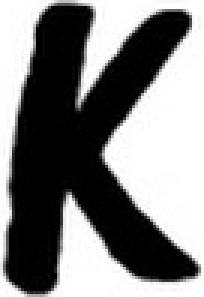
#> input picture Capstone22/e/e/77.png, 68 x 99 px (shown 3 times larger)
$ python imagetotext.py
#> lines starting #> are read from the running program, lines starting #| are printed output that depends on the picture; after the words box and inside, x2 and y2 are one past the last pixel; in counts of white or black regions, pixels touching at a corner belong together
import cv2
import pytesseract

pytesseract.pytesseract.tesseract_cmd = r'/usr/local/Cellar/tesseract/4.1.1/bin/tesseract'

# Grayscale, Gaussian blur, Otsu's threshold
image = cv2.imread('77.png')
#> image is the input picture: shape (99, 68, 3); min 0, max 255, mean 127.3
gray = cv2.cvtColor(image, cv2.COLOR_BGR2GRAY)
blur = cv2.GaussianBlur(gray, (3,3), 0)
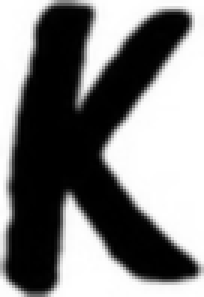
#> blur: shape (99, 68) (shown 3 times larger); min 0, max 255, mean 127.2
thresh = cv2.threshold(blur, 0, 255, cv2.THRESH_BINARY_INV + cv2.THRESH_OTSU)[1]
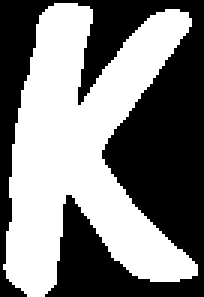
#> thresh: shape (99, 68) (shown 3 times larger); 49.9% white; 1 white region, box (x1, y1, x2, y2) and area: (1, 1, 66, 99) 3357

# Morph open to remove noise and invert image
kernel = cv2.getStructuringElement(cv2.MORPH_RECT, (3,3))
opening = cv2.morphologyEx(thresh, cv2.MORPH_OPEN, kernel, iterations=1)
#> opening: shape (99, 68); 49.8% white; 1 white region, box (x1, y1, x2, y2) and area: (2, 1, 66, 99) 3355
invert = 255 - opening
#> invert: shape (99, 68); 50.2% white; 1 black region, box (x1, y1, x2, y2) and area: (2, 1, 66, 99) 3355

# Perform text extraction
#> (the run stopped early here; a loop or call above may not have finished)
